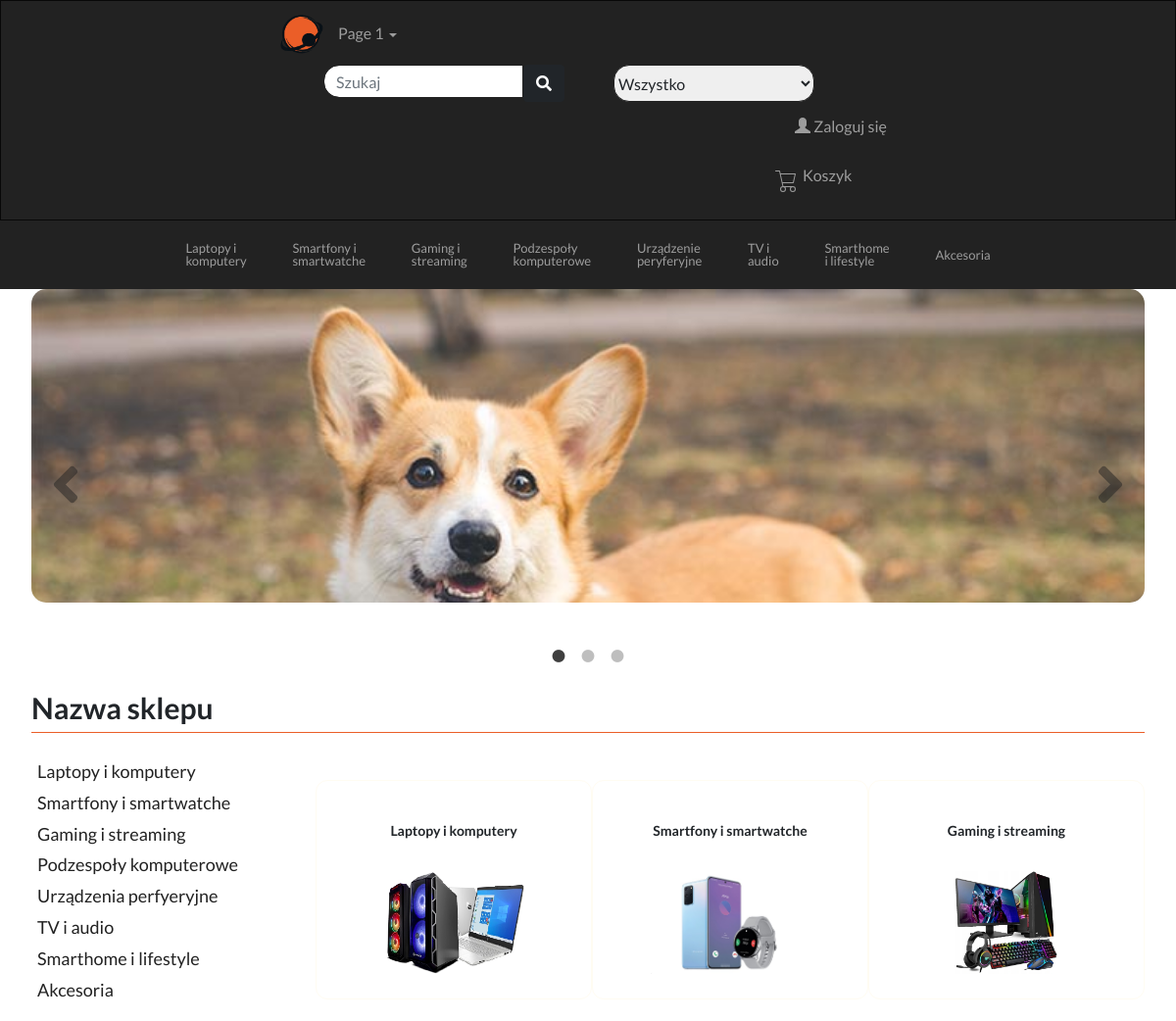
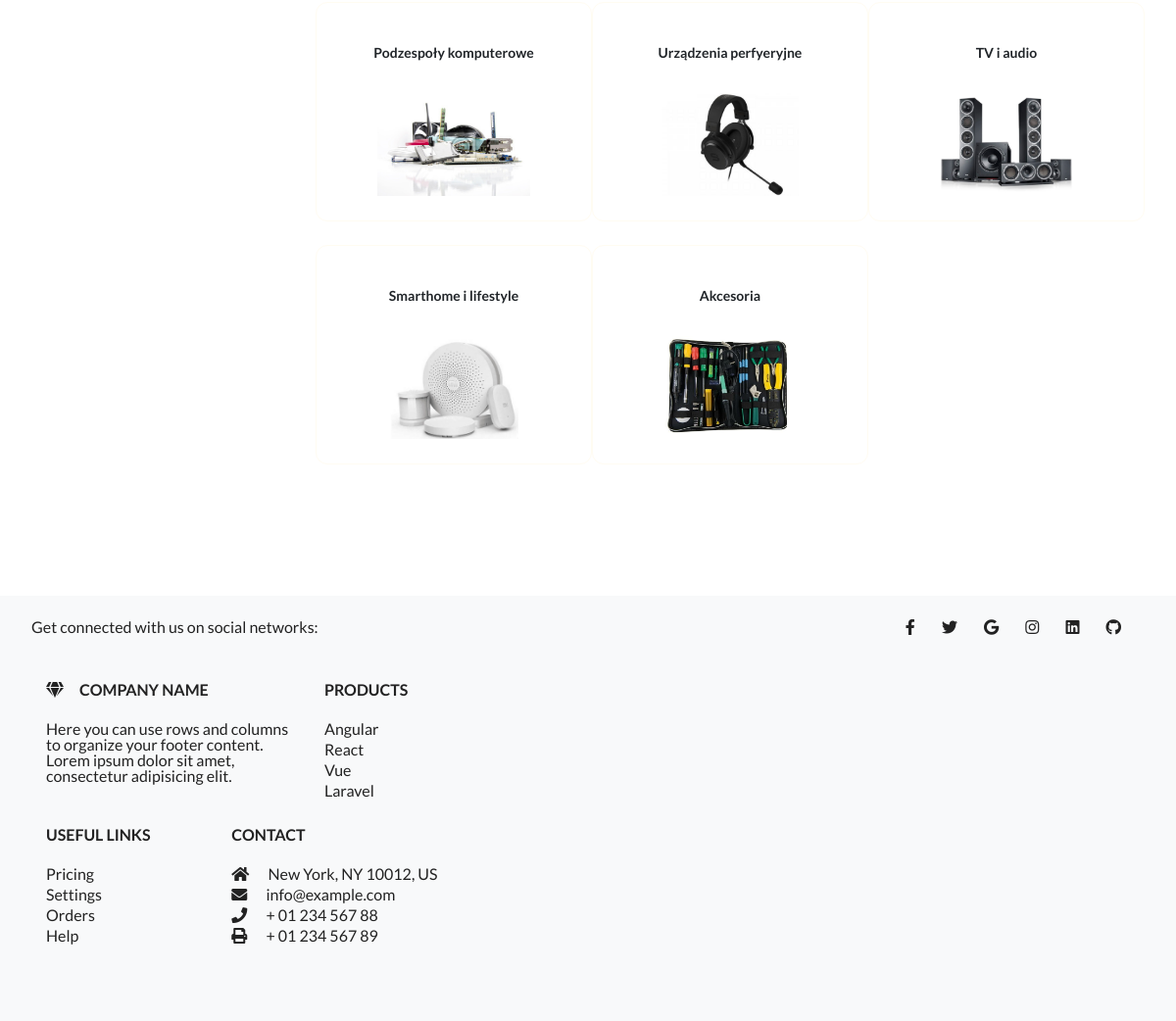
The app's page /category.php with its own data (2 pictures, top to bottom).
### tables this page shows
CREATE TABLE `kategoria` (
  `id_kategoria` int NOT NULL AUTO_INCREMENT PRIMARY KEY,
  `nazwa` varchar(45) NOT NULL,
  `miniaturka` varchar(45) NOT NULL,
  `nadkategoria` int
);

### functions.php (called while the page is built)
<?php
function get_element($fileName, $variables = [])
{
    extract($variables);
    include($fileName);
}

### category.php (the view, shortened to what this page needs)
<?php include_once "header.php"; ?>
<?php include_once "templates/menu.php"; ?>
<div class="o-wrapper">
    <div class="o-title">Nazwa sklepu</div>
    <?php include_once "separator.php"; ?>
    <div class="c-category">
        <div class="row">
            <div class="c-category-list-text__container col-xl-3 col-lg-3 col-md-3">
                <div class="c-category-list-text">
                    <ul>
                        <?php
                        $query = $conn->query("SELECT id_kategoria, nazwa, miniaturka FROM kategoria WHERE nadkategoria is NULL");
                        $result = $query->fetchAll(PDO::FETCH_ASSOC);
                        foreach($result as $row){
                            print('<li>
                            <a href="#0">
                            <div class="c-category-list-element">'.$row['nazwa'].'</div>
                            </a>
                            </li>');
                        }
                        ?>
                    </ul>
                </div>
            </div>
            <div class="c-category-tiles__container col-xl-9 col-lg-9 col-md-9" style="background-color:white;">
                <?php
                     foreach($result as $row){
                        get_element("elements/element-category-tile.php", array(
                            'thumbnail' => "images/kategorie/".$row['miniaturka'],
                            'category' => $row['nazwa'],
                            'id_category' => $row['id_kategoria']
                        ));
                    }
                    ?>
            </div>
        </div>
    </div>
</div>
<?php get_element("templates/footer.php"); ?> <?php include_once "footer.php"; ?>

### elements/element-category-tile.php (shortened to what this page needs)
<div class="c-category-tile col-xs-6 col-sm-4 col-xl-4 col-lg-4 col-md-4">
    <div class="c-category-tile__content">
    <a href='#0'>
        <div class="c-category-tile__name"><?php echo $category; ?></div>
        <div class="c-category-tile__thumbnail" style="background-image: url(<?php echo $thumbnail; ?>);"></div>
    </a>
    </div>
</div>

### records on screen
kategoria: nazwa "Laptopy i komputery", category "Laptopy i komputery", shows a picture
kategoria: nazwa "Smartfony i smartwatche", category "Smartfony i smartwatche", shows a picture
kategoria: nazwa "Gaming i streaming", category "Gaming i streaming", shows a picture
kategoria: nazwa "Podzespoły komputerowe", category "Podzespoły komputerowe", shows a picture
kategoria: nazwa "Urządzenia perfyeryjne", category "Urządzenia perfyeryjne", shows a picture
kategoria: nazwa "TV i audio", category "TV i audio", shows a picture
kategoria: nazwa "Smarthome i lifestyle", category "Smarthome i lifestyle", shows a picture
kategoria: nazwa "Akcesoria", category "Akcesoria", shows a picture
